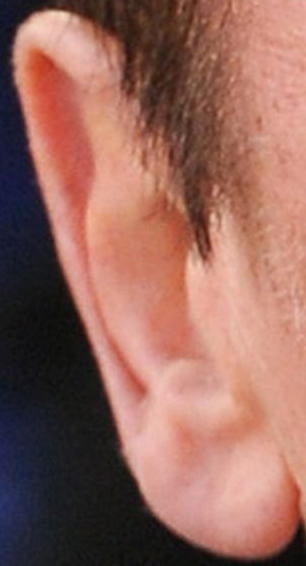
#> input picture feature_extractors/test_img.png, 306 x 566 px
$ jupyter execute lbp.ipynb
#> lines starting #> are read from the running program, lines starting #| are printed output that depends on the picture
The class LBP implemented bellow is a template for the LBP algorithm.

The constructor takes 3 parameters - neighbor_collection_code, pixel_description_code, descriptors_final_processing_code. All of these parameters should be integeres telling what method should be used inside of the LBP.

The LBP class has one public method - get_feature_vector, which returns the feature vector based on provided arguments:
  - image - 2D numpy array of ints representing the image

You can prepare your own methods and add codes, you just need to make sure that their interfaces enable mutual interaction:
  - output of neighbor_collectionwill be used as an input for pixel_description
  - output of pixel_description will be added to 2D list representing the image description - this 2D list will then be passed to descriptors_final_processing
  - descriptors_final_processing is returned from the get_feature_vector method, so the provided function should return a 1D numpy array

Please note that for the methods used only in the LBP template we are leaving their API on you, so you are not limited by our expectations. Only limitations is that the descriptors_final_processing_code has to return a 1D numpy array.

Check the cells bellow to see examples of the usage.

[cell 1]
import numpy as np
from collections.abc import Callable
from typing import List

class LBP:

    def __init__(self,
                neighbor_collection_code: int,
                pixel_description_code: int,
                descriptors_final_processing_code: int,
                ):
        self._neighbor_collection_code = neighbor_collection_code
        self._pixel_description_code = pixel_description_code
        self._descriptors_final_processing_code = descriptors_final_processing_code

    def get_feature_vector(self, image: np.ndarray, radius: int, overlaps: int) -> np.ndarray:
        # check the provided image type
        if image.dtype != np.uint8 or image.ndim != 2:
            raise ValueError(f'Invalid image shape or type, you provided me with type {image.dtype} and dim {image.ndim} ')

        # iteration step is based on the radius of the field that should be covered and a demanded overlap
        iteration_step = 2 * radius + 1 - overlaps

        # checks that the iteration step is not negative, so there will not be an infinite loop
        assert(2 * radius + 1 - overlaps > 0)

        # todo preprocess image? For example adding a padding so all the pixels can have a descriptor or smth like that
        descriptor_2D = self._get_descriptor_2D(image, radius, iteration_step)

        # processes the final, could simply flatten the descriptor, or can
        # perform more complicated operations like histogram counting etc.
        return self._descriptors_final_processing(descriptor_2D)

    def _get_descriptor_2D(self, image: np.ndarray, radius: int, iteration_step: int) -> List[List[int]]:
        if image.dtype != np.uint8 or image.ndim != 2:
            raise ValueError(f'Invalid image shape or type, you provided me with type {image.dtype} and dim {image.ndim} ')
        # we will iterate over the image and prepare a 2D list of descriptors for each available pixel
        descriptor = []
        for row in range(radius, image.shape[0] - radius, iteration_step):
            descriptor.append([])
            for col in range(radius, image.shape[1] - radius, iteration_step):

                # handles computing of a descriptor for a given pixel
                pixel_descriptor = self._get_pixel_descriptor(image, row, col, radius)
                descriptor[-1].append(pixel_descriptor)

        return descriptor

    def _get_pixel_descriptor(self, image: np.ndarray, row: int, col: int, radius: int):
        if image.dtype != np.uint8 or image.ndim != 2:
            raise ValueError(f'Invalid image shape or type, you provided me with type {image.dtype} and dim {image.ndim} ')
        # using provided function, extract the neighbors needed for a descriptor counting at a given pixel
        indexes_to_visit = self._neighbor_collection(row, col, radius)

        # using provided function, calculate the descriptor of a given pixel
        return self._pixel_description(image, indexes_to_visit, row, col)

    def _neighbor_collection(self, row, col, radius):
        """ based on the provided code, this method invokes desired way of neighbor collecting"""
        def neighbor_collection_full_square():
            """
            Returns indexes around [row, col] pixel based on radius. The square around is defined by the central pixel [row, col]
            and a radius - the closest point on the border of the square is exactly radius far from the central pixel - [row, col]
            """
            indexes_to_visit = set()
            for r in range(radius + 1):
                for c in range(radius + 1):
                    if r == 0 and c == 0: # ignore the central pixel
                        continue
                    new_indexes_to_visit = {(row + r, col + c), (row + r, col - c), (row - r, col + c), (row - r, col - c)}
                    for ind in new_indexes_to_visit:
                        indexes_to_visit.add(ind)
            return indexes_to_visit

        # todo - add your functions here

        if self._neighbor_collection_code == 1:
            return neighbor_collection_full_square()
        else:
            raise Exception("Unknow code for neighbor collection")

    def _pixel_description(self, image, indexes_to_visit, row, col):
        """ based on the provided code, this method invokes desired way of pixel description"""
        def binatodeci(binary):
            # taken from https://stackoverflow.com/questions/64391524/python-converting-binary-list-to-decimal
            return sum(val*(2**idx) for idx, val in enumerate(reversed(binary)))

        def get_pixel_description_as_one_number():
            central_val = image[row, col] # recent pixel value
            other_vals = [image[r_i, c_i] for r_i, c_i in sorted(list(indexes_to_visit))]

            res_bin = [1 if central_val >= x else 0 for x in other_vals]

            return binatodeci(res_bin)

        # todo - add your functions here

        if self._pixel_description_code == 1:
            return get_pixel_description_as_one_number()
        else:
            raise Exception("Unknow code for pixel description")


    def _descriptors_final_processing(self, image_desc):
        """ based on the provided code, this method invokes desired way of final descriptor processing"""
        def descriptors_final_processing_plain_flatting():
            return np.concatenate(image_desc)

        # todo - add your functions here

        if self._descriptors_final_processing_code == 1:
            return descriptors_final_processing_plain_flatting()
        else:
            raise Exception("Unknow code for final processing method")

There is one full running example, runned with one testing image. Please feel free to change the parameters used in the example.
TODO - add image from new data, this one is from homework 1

[cell 2]
from PIL import Image
# load image and convert it to gray scale and a shape 128x128
img = Image.open("test_img.png").convert('L')
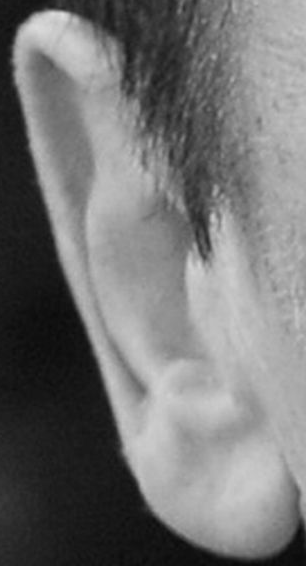
#> img: PIL image 306x566 L; min 9, max 222, mean 115.8
img = img.resize((128, 128))
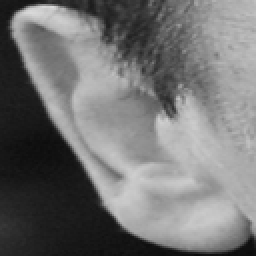
#> img: PIL image 128x128 L (shown 2 times larger); min 11, max 219, mean 115.8
img = np.array(img)

[cell 3]
test_lbp = LBP(1, 1, 1)
feature_vector = test_lbp.get_feature_vector(img, 1, 0)

You can also take a look how the visualized feature vector converted back to 2D array-like structure looks. Please note that the visulization of feature vector may fail for some setups, as the math.sqrt(feature_vector_length) must result in integer, for the reshape to be possible.

[cell 4]
import math
from matplotlib import pyplot as plt
descriptor_2D = feature_vector.reshape((int(math.sqrt(feature_vector.shape[0])), int(math.sqrt(feature_vector.shape[0]))))
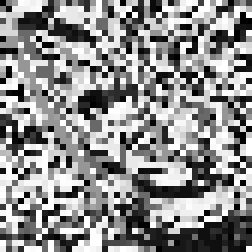
#> descriptor_2D: shape (42, 42) int64 (shown 6 times larger); min 0, max 255, mean 141.2
# visu img
plt.imshow(descriptor_2D)
plt.show()
